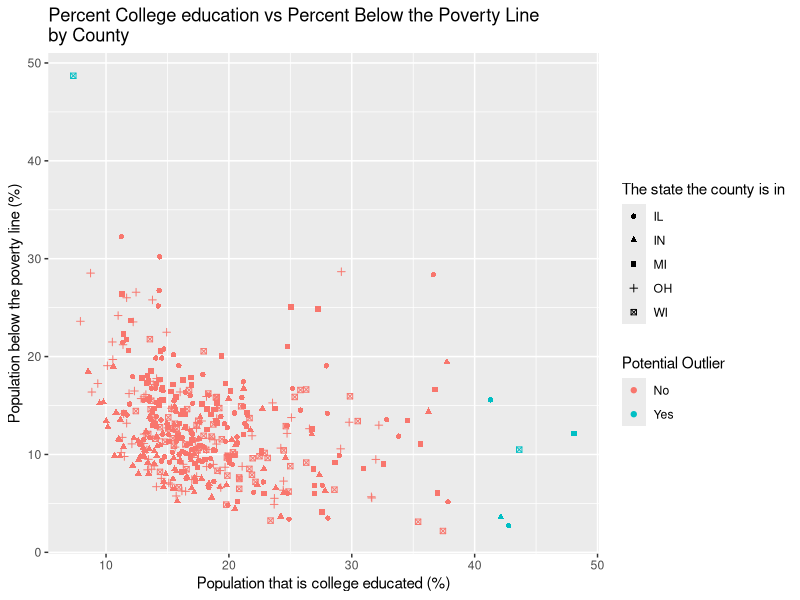

This chart was generated by the following R code:
## ---- chunk 1
#| eval: true
#| message: false

library(tidyverse)
## ---- chunk 2
?midwest
## ---- chunk 3
midwest |>
count(state, sort = TRUE)
## ---- chunk 4

midwest |>
  count(county,state) |>
  count(county, name = "n_states")|>
  filter(n_states == n_distinct(midwest$state)) 
  
## ---- chunk 5
midwest |>
  filter(popdensity > 25000) |>
  select(county,state,popdensity,poptotal,area) |>
  arrange(desc(popdensity))
## ---- chunk 6
midwest |>
  filter(popdensity == max(popdensity)) |>
  select(county,state,popdensity,poptotal,area)
## ---- chunk 7
midwest|>
  summarize(
    median(popdensity),
    q1 = quantile(popdensity, 0.25),
    q3 = quantile(popdensity, 0.75)
  )
## ---- chunk 8
midwest |>
  count(state,inmetro)|>
  group_by(state) |>
  mutate(prop=n/sum(n))
## ---- chunk 9
midwest |>
  filter(percbelowpoverty >=40,
         percollege <=10) |>
  select(county,state, 
         percbelowpoverty,
         percollege)
## ---- chunk 10
midwest |>
  filter(percbelowpoverty <= 20, 
         percollege >= 40) |>
  select(county, state, 
         percbelowpoverty, 
         percollege)
## ---- chunk 11
midwest |>
  filter(
    (percbelowpoverty >= 40 & percollege <= 10) |
  (percbelowpoverty <=20 & percollege >= 40)
) |>
  select(county, state,
         percbelowpoverty,
         percollege)
## ---- chunk 12
midwest |> 
   mutate( 
     potential_outlier = if_else(
       (percbelowpoverty >= 40 & percollege <= 10) |
         (percbelowpoverty <=20 & percollege >= 40), 
       "Yes",
       "No"
     )
     )|>
  select(county, state, 
         percbelowpoverty, 
         percollege,
         potential_outlier)|>
  arrange(potential_outlier)
## ---- chunk 13
midwest |> 
   mutate( 
     potential_outlier = if_else(
       (percbelowpoverty >= 40 & percollege <= 10) |
         (percbelowpoverty <=20 & percollege >= 40), 
       "Yes",
       "No"
     )
     )|>
ggplot(aes(x=percollege, y=percbelowpoverty, colour = potential_outlier, shape = state)) +
geom_point() +
  labs(x= "Population that is college educated (%)",
    y= "Population below the poverty line (%)",
    colour = "Potential Outlier",
    shape = "The state the county is in",
    title= "Percent College education vs Percent Below the Poverty Line \nby County")
## ---- chunk 14
state_population <- midwest |>
  group_by(state) |>
  summarize(total_population =sum(poptotal))|>
  arrange(desc(total_population))
state_population
## ---- chunk 15
state_population |>
  mutate(
    population_prop = total_population / sum(total_population)
  ) |>
  arrange(desc(population_prop))
## ---- chunk 16

state_poverty <- midwest |>
  group_by(state) |>
  summarize(mean_percbelowpoverty = mean(percbelowpoverty))

state_poverty
## ---- chunk 17
state_poverty |>
  arrange(mean_percbelowpoverty)
## ---- chunk 18
df <- tibble(
  var_1 = c(10, 20, 30, 40, 50),
  var_2 = c("Pizza", "Burger", "Pizza", "Pizza", "Burger"),
  var_3 = c("Apple", "Apple", "Pear", "Pear", "Banana")
)

df
## ---- chunk 19
df |>
  arrange(var_2)
## ---- chunk 20
df |>
  group_by(var_2)
## ---- chunk 21
df |>
  group_by(var_2) |>
  summarize(mean_var_1 = mean(var_1))
## ---- chunk 22
df |>
  group_by(var_2, var_3) |>
  summarize(mean_var_1 = mean(var_1))
## ---- chunk 23
df |>
  group_by(var_2, var_3) |>
  summarize(mean_var_1 = mean(var_1), .groups = "drop")
## ---- chunk 24
df |>
  group_by(var_2, var_3) |>
  summarize(mean_var_1 = mean(var_1), .groups = "drop")

## ---- chunk 25

df |>
  group_by(var_2, var_3) |>
  mutate(mean_var_1 = mean(var_1))
